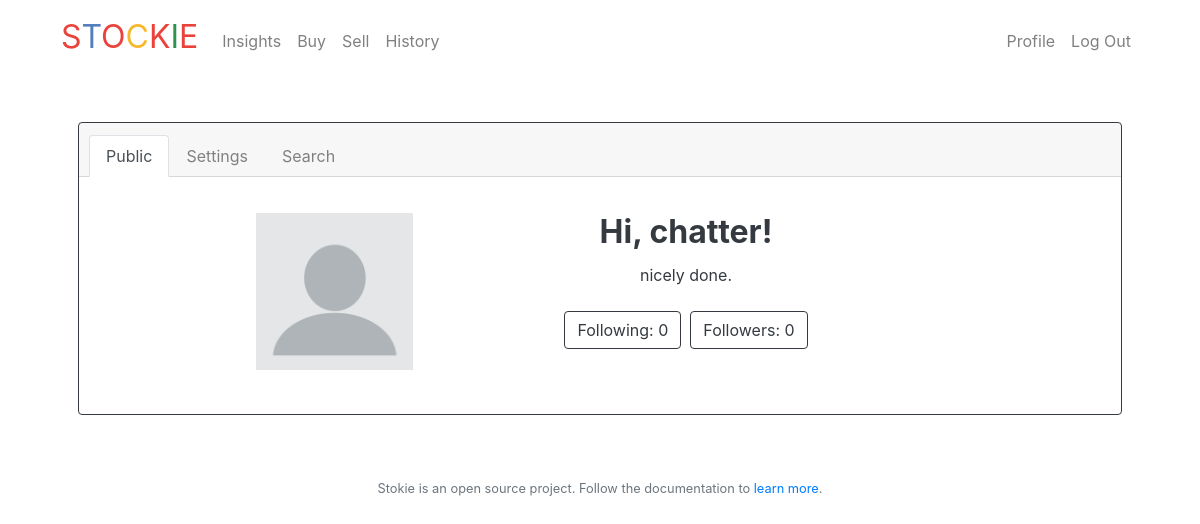
The app's page /profile (signed in), older data.
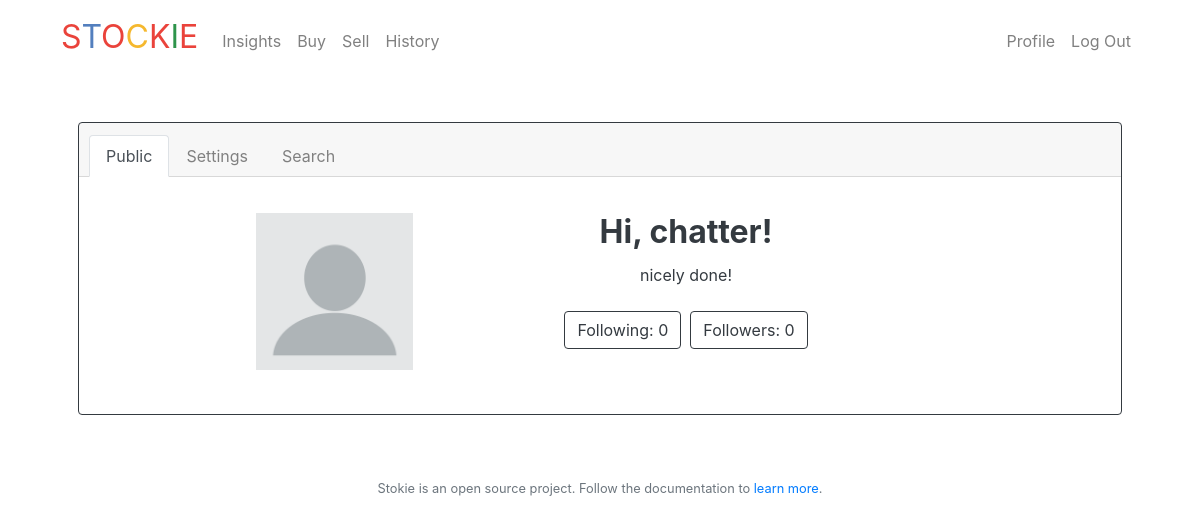
The same page, newer data.
### tables this page shows
CREATE TABLE "users" ('id' INTEGER PRIMARY KEY AUTOINCREMENT NOT NULL, 'username' TEXT NOT NULL, 'hash' TEXT NOT NULL, 'cash' NUMERIC NOT NULL DEFAULT 10000.00, 'wealth' NUMERIC NOT NULL DEFAULT 10000.00, 'bio' TEXT, 'dp' TEXT NOT NULL DEFAULT 'png', 'email' TEXT, 'phone' TEXT);

### app.py (the view, shortened to what this page needs)
@app.route("/profile", methods=["GET", "POST"])
@login_required
def profile():
    userInfo = UserInfo()[0]
    dp = "static/dp/" + userInfo['username'] + "." + userInfo['dp']
    if not os.path.exists(dp):
        dp = "../static/dp/"+"default.png"
    else:
        dp = "../static/dp/" + userInfo['username'] + "." + userInfo['dp']
    if request.method == "GET":
        return render_template("my_profile.html", userInfo=userInfo, dp=dp)

### app.py (called while the page is built)
@app.after_request
def after_request(response):
    response.headers["Cache-Control"] = "no-cache, no-store, must-revalidate"
    response.headers["Expires"] = 0
    response.headers["Pragma"] = "no-cache"
    return response

def UserInfo():
    user_id_info = db.execute("SELECT * FROM users WHERE id = :id", id = session["user_id"])
    return user_id_info

### src/helpers.py (called while the page is built)
def login_required(f):
    @wraps(f)
    def decorated_function(*args, **kwargs):
        if session.get("user_id") is None:
            return redirect("/login")
        return f(*args, **kwargs)
    return decorated_function

### templates/my_profile.html (shortened to what this page needs)
{% extends "layout.html" %}
{% block main %}
        <div class="card border-dark mb-3 text-center">
            <div class="card-header">
              <ul class="nav nav-tabs card-header-tabs"  id="profile-list" role="tablist">
                <li class="nav-item">
                    {% if method is defined %}
                    <a class="nav-link" href="#public" role="tab" aria-controls="public" aria-selected="false">Public</a>
                    {% else %}
                    <a class="nav-link active" href="#public" role="tab" aria-controls="public" aria-selected="true">Public</a>
                    {% endif %}
                </li>
                <li class="nav-item">
                  <a class="nav-link" href="#settings" role="tab" aria-controls="settings" aria-selected="false">Settings</a>
                </li>
                <li class="nav-item">
                    {% if method is defined %}
                        <a class="nav-link active" href="#search" role="tab" aria-controls="search" aria-selected="true">Search</a>
                    {% else %}
                        <a class="nav-link" href="#search" role="tab" aria-controls="search" aria-selected="false">Search</a>
                    {% endif %}
                </li>
              </ul>
            </div>
            <div class="card-body text-dark">
                <div class="tab-content mt-3">
                    {% if method is defined %}
                    <div class="tab-pane" id="public" role="tabpanel" aria-labelledby="public-tab">
                    {% else %}
                    <div class="tab-pane active" id="public" role="tabpanel" aria-labelledby="public-tab">
                    {% endif %}
                        <div class="row">
                            <div class="col-4" style="text-align: right;">
                                <img src="{{ dp }}" style="max-width:50%; max-height:auto" alt="Profile Picture"><br /><br />
                            </div>
                            <div class="col-6">
                                <h2 class="card-title"><strong>Hi, {{ userInfo["username"] }}!</strong></h2>
                                <p class="card-text" style="text-align: center;">
                                    {{ userInfo["bio"] }}
                                <br /><br /><a href="" class="btn btn-outline-dark">Following: 0</a>&nbsp;
                                <a href="" class="btn btn-outline-dark">Followers: 0</a>
                                </p>
                            </div>
                        </div>
                    </div>
            </div>
          </div>
          </div>
{% endblock %}
{% block footer %}
<footer class="small text-center text-muted">
Stokie is an open source project. Follow the documentation to <a href="https://github.com/shridpant/stockie" target="_blank">learn more</a>.</p>
</footer>
{% endblock %}

### templates/layout.html (shortened to what this page needs)
<!DOCTYPE html>
<html lang="en">
    <head>
        <link href="https://maxcdn.bootstrapcdn.com/bootstrap/4.1.3/css/bootstrap.min.css" rel="stylesheet">
        <link href="/static/styles.css" rel="stylesheet">
    </head>
    <body>
    <div class="container">
        <nav class="navbar navbar-expand-md" style="background-color: transparent;">
            <a class="navbar-brand" href="/"><span class="red">S</span><span class="blue">T</span><span class="red">O</span></span><span class="yellow">C</span><span class="red">K</span><span class="green">I</span><span class="red">E</span></a>
            <div class="collapse navbar-collapse" id="navbar">
                {% if session.user_id %}
                    <ul class="navbar-nav mr-auto mt-2">
                        <li class="nav-item"><a class="nav-link" href="/insights">Insights</a></li>
                        <li class="nav-item"><a class="nav-link" href="/buy">Buy</a></li>
                        <li class="nav-item"><a class="nav-link" href="/sell">Sell</a></li>
                        <li class="nav-item"><a class="nav-link" href="/history">History</a></li>
                    </ul>
                    <ul class="navbar-nav ml-auto mt-2">
                        <li class="nav-item"><a class="nav-link" href="/profile">Profile</a></li>
                        <li class="nav-item"><a class="nav-link" href="/logout">Log Out</a></li>
                    </ul>
                {% else %}
                    <ul class="navbar-nav ml-auto mt-2">
                        <li class="nav-item"><a class="nav-link" href="/register">Register</a></li>
                        <li class="nav-item"><a class="nav-link" href="/login">Log In</a></li>
                    </ul>
                {% endif %}
            </div>
        </nav>
    </div>
        <main class="container p-5">
            {% block main %}{% endblock %}
        </main>
        {% block footer %}{% endblock %}
    </body>
</html>

### static/styles.css (style rules this page uses)
nav .navbar-brand { font-size: xx-large; }
nav .navbar-brand .blue { color: #537fbe; }
nav .navbar-brand .red { color: #ea433b; }
nav .navbar-brand .yellow { color: #f5b82e; }
nav .navbar-brand .green { color: #2e944b; }
main { overflow-x: hidden; text-align: center; }
main img { max-width: 100%; }
.nav-link { color:#808080; }

Row changes from the older to the newer data that the page shows:
changed users "chatter": bio "nicely done." → "nicely done!"
